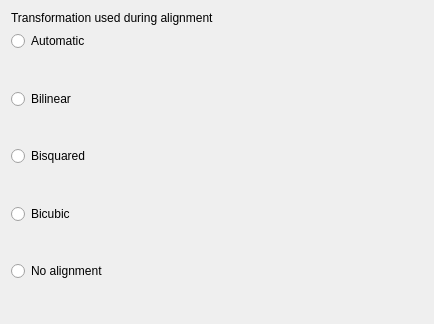
<?xml version="1.0" encoding="UTF-8"?>
<ui version="4.0">
 <class>AlignmentParameters</class>
 <widget class="QWidget" name="AlignmentParameters">
  <property name="geometry">
   <rect>
    <x>0</x>
    <y>0</y>
    <width>434</width>
    <height>324</height>
   </rect>
  </property>
  <property name="windowTitle">
   <string>Alignment</string>
  </property>
  <layout class="QVBoxLayout" name="verticalLayout_3">
   <item>
    <widget class="QLabel" name="label">
     <property name="sizePolicy">
      <sizepolicy hsizetype="Preferred" vsizetype="Fixed">
       <horstretch>0</horstretch>
       <verstretch>0</verstretch>
      </sizepolicy>
     </property>
     <property name="text">
      <string>Transformation used during alignment</string>
     </property>
    </widget>
   </item>
   <item>
    <layout class="QHBoxLayout" name="horizontalLayout" stretch="40,60">
     <item>
      <layout class="QVBoxLayout" name="verticalLayout_2">
       <item>
        <widget class="QRadioButton" name="radioButton">
         <property name="text">
          <string>Automatic</string>
         </property>
        </widget>
       </item>
       <item>
        <spacer name="verticalSpacer">
         <property name="orientation">
          <enum>Qt::Vertical</enum>
         </property>
         <property name="sizeHint" stdset="0">
          <size>
           <width>20</width>
           <height>40</height>
          </size>
         </property>
        </spacer>
       </item>
       <item>
        <widget class="QRadioButton" name="radioButton_2">
         <property name="text">
          <string>Bilinear</string>
         </property>
        </widget>
       </item>
       <item>
        <spacer name="verticalSpacer_2">
         <property name="orientation">
          <enum>Qt::Vertical</enum>
         </property>
         <property name="sizeHint" stdset="0">
          <size>
           <width>20</width>
           <height>40</height>
          </size>
         </property>
        </spacer>
       </item>
       <item>
        <widget class="QRadioButton" name="radioButton_3">
         <property name="text">
          <string>Bisquared</string>
         </property>
        </widget>
       </item>
       <item>
        <spacer name="verticalSpacer_3">
         <property name="orientation">
          <enum>Qt::Vertical</enum>
         </property>
         <property name="sizeHint" stdset="0">
          <size>
           <width>20</width>
           <height>40</height>
          </size>
         </property>
        </spacer>
       </item>
       <item>
        <widget class="QRadioButton" name="radioButton_4">
         <property name="text">
          <string>Bicubic</string>
         </property>
        </widget>
       </item>
       <item>
        <spacer name="verticalSpacer_4">
         <property name="orientation">
          <enum>Qt::Vertical</enum>
         </property>
         <property name="sizeHint" stdset="0">
          <size>
           <width>20</width>
           <height>40</height>
          </size>
         </property>
        </spacer>
       </item>
       <item>
        <widget class="QRadioButton" name="radioButton_5">
         <property name="text">
          <string>No alignment</string>
         </property>
        </widget>
       </item>
       <item>
        <spacer name="verticalSpacer_5">
         <property name="orientation">
          <enum>Qt::Vertical</enum>
         </property>
         <property name="sizeHint" stdset="0">
          <size>
           <width>20</width>
           <height>40</height>
          </size>
         </property>
        </spacer>
       </item>
      </layout>
     </item>
     <item>
      <widget class="QLabel" name="label_2">
       <property name="text">
        <string/>
       </property>
       <property name="alignment">
        <set>Qt::AlignLeading|Qt::AlignLeft|Qt::AlignTop</set>
       </property>
       <property name="wordWrap">
        <bool>true</bool>
       </property>
      </widget>
     </item>
    </layout>
   </item>
  </layout>
 </widget>
 <resources/>
 <connections>
  <connection>
   <sender>radioButton</sender>
   <signal>clicked()</signal>
   <receiver>AlignmentParameters</receiver>
   <slot>onAutomaticClicked()</slot>
   <hints>
    <hint type="sourcelabel">
     <x>72</x>
     <y>74</y>
    </hint>
    <hint type="destinationlabel">
     <x>295</x>
     <y>27</y>
    </hint>
   </hints>
  </connection>
  <connection>
   <sender>radioButton_2</sender>
   <signal>clicked()</signal>
   <receiver>AlignmentParameters</receiver>
   <slot>onBilinearClicked()</slot>
   <hints>
    <hint type="sourcelabel">
     <x>56</x>
     <y>122</y>
    </hint>
    <hint type="destinationlabel">
     <x>126</x>
     <y>34</y>
    </hint>
   </hints>
  </connection>
  <connection>
   <sender>radioButton_3</sender>
   <signal>clicked()</signal>
   <receiver>AlignmentParameters</receiver>
   <slot>onBisquaredClicked()</slot>
   <hints>
    <hint type="sourcelabel">
     <x>94</x>
     <y>178</y>
    </hint>
    <hint type="destinationlabel">
     <x>74</x>
     <y>306</y>
    </hint>
   </hints>
  </connection>
  <connection>
   <sender>radioButton_4</sender>
   <signal>clicked()</signal>
   <receiver>AlignmentParameters</receiver>
   <slot>onBicubicClicked()</slot>
   <hints>
    <hint type="sourcelabel">
     <x>59</x>
     <y>227</y>
    </hint>
    <hint type="destinationlabel">
     <x>146</x>
     <y>304</y>
    </hint>
   </hints>
  </connection>
  <connection>
   <sender>radioButton_5</sender>
   <signal>clicked()</signal>
   <receiver>AlignmentParameters</receiver>
   <slot>onNoAlignemtnClicked()</slot>
   <hints>
    <hint type="sourcelabel">
     <x>80</x>
     <y>274</y>
    </hint>
    <hint type="destinationlabel">
     <x>299</x>
     <y>315</y>
    </hint>
   </hints>
  </connection>
 </connections>
 <slots>
  <slot>onAutomaticClicked()</slot>
  <slot>onBilinearClicked()</slot>
  <slot>onBisquaredClicked()</slot>
  <slot>onBicubicClicked()</slot>
  <slot>onNoAlignemtnClicked()</slot>
 </slots>
</ui>
